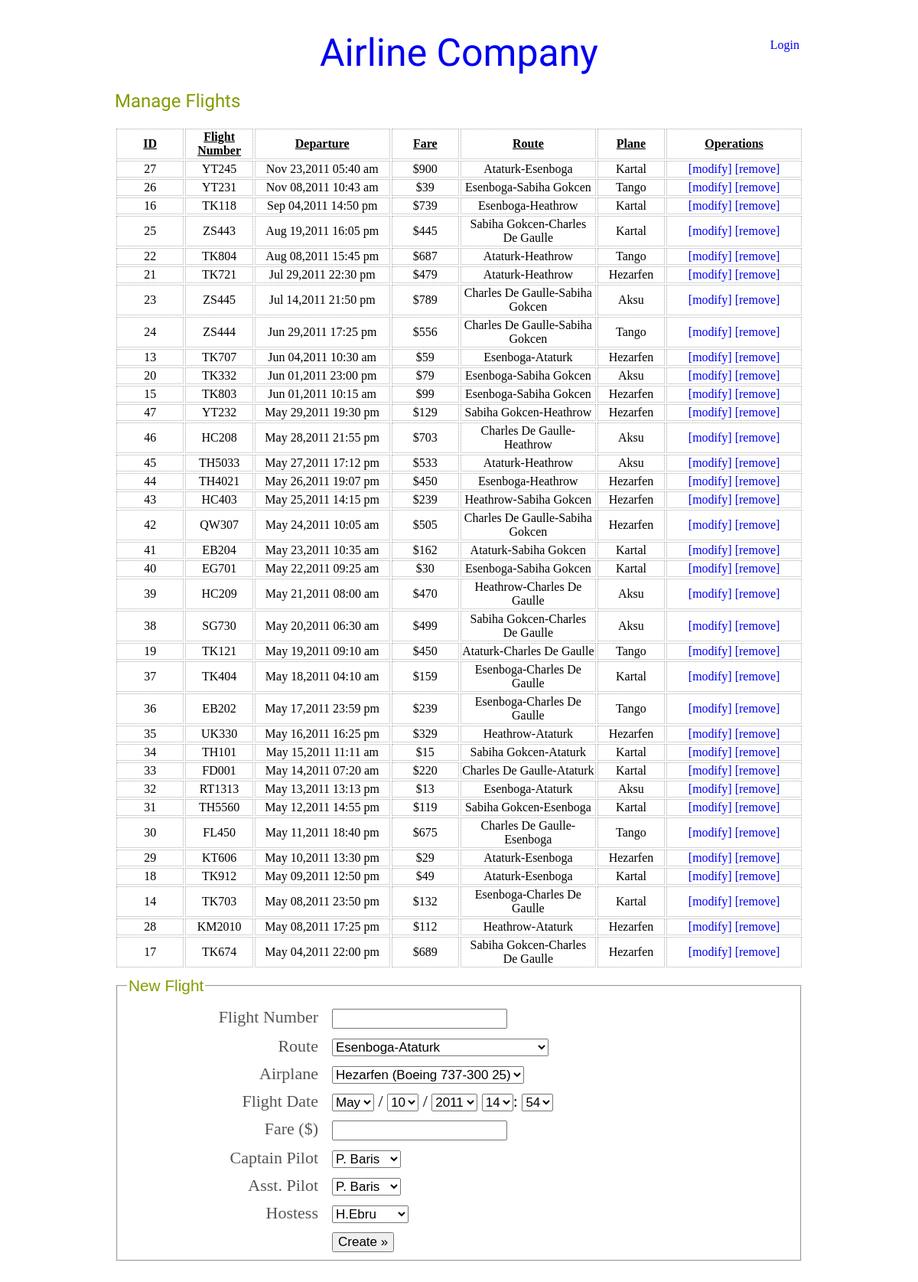
/flight.php, run on the app's committed database.
### tables this page shows
CREATE TABLE `flight` (
  `id` int(11) NOT NULL AUTO_INCREMENT,
  `flight_number` varchar(10) NOT NULL,
  `departure_date` datetime NOT NULL,
  `fare` float DEFAULT '0',
  `route` int(11) NOT NULL,
  `plane` int(11) NOT NULL,
  PRIMARY KEY (`id`),
  KEY `route` (`route`),
  KEY `plane` (`plane`),
  CONSTRAINT `flight_ibfk_1` FOREIGN KEY (`route`) REFERENCES `route` (`id`) ON DELETE CASCADE,
  CONSTRAINT `flight_ibfk_2` FOREIGN KEY (`plane`) REFERENCES `plane` (`id`) ON DELETE CASCADE
);

CREATE TABLE `plane` (
  `id` int(11) NOT NULL AUTO_INCREMENT,
  `name` varchar(100) DEFAULT NULL,
  `capacity` int(11) NOT NULL,
  `model` varchar(100) DEFAULT NULL,
  PRIMARY KEY (`id`)
);

### flight.php (called while the page is built, shortened)
<?php
require_once 'inc.php';
require_once 'view_top.php';
$routes = array();
$sql = "SELECT * FROM route_listing";
$results_query = mysql_query($sql, $mysql) or die(mysql_error());
while ($row = mysql_fetch_assoc($results_query)) {
	$routes[] = $row;
}
$pilots = array();
$sql = "SELECT * FROM flight_staff where type='PILOT'";
$results_query = mysql_query($sql, $mysql) or die(mysql_error());
while ($row = mysql_fetch_assoc($results_query)) $pilots[] = $row;
$hostess = array();
$sql = "SELECT * FROM flight_staff where type='HOSTESS'";
$results_query = mysql_query($sql, $mysql) or die(mysql_error());
while ($row = mysql_fetch_assoc($results_query)) $hostess[] = $row;
$planes = array();
$sql = "SELECT * FROM plane";
$results_query = mysql_query($sql, $mysql) or die(mysql_error());
while ($row = mysql_fetch_assoc($results_query)) $planes[] = $row;
$flights = array();
$sql = "SELECT f.id, f.flight_number, f.departure_date,f.fare, f.route, f.plane, r.route_name, p.name as plane_name, a.staff_id as asst, c.staff_id as cpt, h.staff_id as host FROM flight f, route_listing r, plane p, flight_crew c, flight_crew a, flight_crew h WHERE r.id=f.route AND p.id=f.plane AND a.role='ASST' and a.flight_id=f.id AND c.role='CPT' and c.flight_id=f.id AND h.role='HOST' and h.flight_id=f.id ORDER BY departure_date DESC";
$results_query = mysql_query($sql, $mysql) or die(mysql_error());
while ($row = mysql_fetch_assoc($results_query)) $flights[] = $row;
require 'view_flight.php';
require_once 'view_bottom.php';

### view_flight.php (the view, shortened to what this page needs)
<h2>Manage Flights</h2>
<table class='data'>
	<tr class='legend'>
		<td width='10%'>ID</td>
		<td width='10%'>Flight Number</td>
		<td width='20%'>Departure</td>
		<td width='10%'>Fare</td>
		<td width='20%'>Route</td>
		<td width='10%'>Plane</td>
		<td width='20%'>Operations</td>
	</tr>
<?php
foreach($flights as $result){?>
	<tr>
		<td width='10%'><?=$result['id']?></td>
		<td width='10%'><?=$result['flight_number']?></td>
		<td width='20%'><?=date("M d,Y H:i a", strtotime($result['departure_date']))?></td>
		<td width='10%'>$<?=number_format($result['fare'])?></td>
		<td width='20%'><?=$result['route_name']?></td>
		<td width='10%'><?=$result['plane_name']?></td>
		<td width='20%'>
			<a href='javascript://'
			onclick="edit('<?=$result['id']?>',
			'<?=$result['flight_number']?>',
			'<?=$result['fare']?>',
			'<?=date("Y", strtotime($result['departure_date']))?>',
			'<?=intval(date("m", strtotime($result['departure_date'])))?>',
			'<?=intval(date("d", strtotime($result['departure_date'])))?>',
			'<?=intval(date("H", strtotime($result['departure_date'])))?>',
			'<?=intval(date("i", strtotime($result['departure_date'])))?>',
			'<?=$result['route']?>',
			'<?=$result['plane']?>',
			'<?=$result['cpt']?>',
			'<?=$result['asst']?>',
			'<?=$result['host']?>'
			);">[modify]</a>
			<a href='?action=delete&id=<?=$result['id']?>'>[remove]</a>
		</td>
	</tr>
<?php }?>
</table>
<div id='create'>
	<form method='post' action='?action=new' onsubmit='return add_check();'>
		<fieldset>
			<legend>New Flight</legend>
			<div class='line'>
				<div class='label'>Flight Number</div>
				<div class='field'>
					<input type='text' name='number' id='add_number' value=''/>
				</div>
			</div>
			<div class='line'>
				<div class='label'>Route</div>
				<div class='field'>
					<select name='route' id='add_route'>
						<?php foreach($routes as $route){?>
							<option value='<?=$route['id']?>'><?=$route['route_name']?></option>
						<?php }?>
					</select>
				</div>
			</div>
			<div class='line'>
				<div class='label'>Airplane</div>
				<div class='field'>
					<select name='plane' id='add_plane'>
						<?php foreach($planes as $plane){?>
							<option value='<?=$plane['id']?>'><?=$plane['name']?> (<?=$plane['model']?> <?=$plane['capacity']?>)</option>
						<?php }?>
					</select>
				</div>
			</div>
			<div class='line'>
				<div class='label'>Flight Date </div>
				<div class='field'>
					<select name='month' id='add_month'>
					<?php for($i=1;$i<=12;$i++){
						echo "<option ";
						if(intval(date("m")==$i)) echo "selected='selected' ";
						echo "value='$i'>".date("M", mktime(0,0,0,$i))."</option>\n";}?>
					</select> /
					<select name='day' id='add_day'>
					<?php for($i=1;$i<=31;$i++){
						echo "<option ";
						if(intval(date("d"))==$i) echo "selected='selected' ";
						echo "value='$i'>$i</option>\n";}?>
					</select> /
					<select name='year' id='add_year'>
					<?php for($i=intval(date("Y"));$i<2020;$i++){
						echo "<option ";
						if(intval(date("Y"))==$i) echo "selected='selected' ";
						echo "value='$i'>$i</option>\n";}?>
					</select>
					<select name='hour' id='add_hour'>
					<?php for($i=0;$i<24;$i++){
						echo "<option ";
						if(intval(date("H"))==$i) echo "selected='selected' ";
						echo "value='$i'>$i</option>\n";}?>
					</select>:
					<select name='minute' id='add_minute'>
					<?php for($i=0;$i<60;$i++){
						echo "<option ";
						if(intval(date("i"))==$i) echo "selected='selected' ";
						echo "value='$i'>$i</option>\n";}?>
					</select>
				</div>
			</div>
			<div class='line'>
				<div class='label'>Fare ($)</div>
				<div class='field'>
					<input type='text' name='fare' id='add_fare' value=''/>
				</div>
			</div>
			<div class='line'>
				<div class='label'>Captain Pilot</div>
				<div class='field'>
					<select name='cpt' id='add_cpt'>
						<?php foreach($pilots as $pilot){?>
							<option value='<?=$pilot['id']?>'><?=$pilot['name']?></option>
						<?php }?>
					</select>
				</div>
			</div>
			<div class='line'>
				<div class='label'>Asst. Pilot</div>
				<div class='field'>
					<select name='asst' id='add_asst'>
						<?php foreach($pilots as $pilot){?>
							<option value='<?=$pilot['id']?>'><?=$pilot['name']?></option>
						<?php }?>
					</select>
				</div>
			</div>
			<div class='line'>
				<div class='label'>Hostess</div>
				<div class='field'>
					<select name='host' id='add_host'>
						<?php foreach($hostess as $h){?>
							<option value='<?=$h['id']?>'><?=$h['name']?></option>
						<?php }?>
					</select>
				</div>
			</div>
			<div class='line'>
				<div class='label'>&nbsp;</div>
				<div class='field'><input type='submit' value='Create &raquo;'/></div>
			</div>
		</fieldset>
	</form>
</div>

### style.css (style rules this page uses)
html, body { overflow-y: scroll; overflow: -moz-scrollbars-vertical; }
body { margin: 0; font: 16px normal 'Ubuntu', Helvetica, Arial, sans-serif, serif; }
h1, h2,h3,h4,h5 { font-family: 'Philosopher', arial, serif; color: #829C00; font-weight: normal; }
a { text-decoration:none; }
fieldset legend { font-family: Georgia, Arial, sans-serif,serif; font-size: 130%; color: #829C00; }
div.line { width:100%; clear:both; padding: 10px 0; }
div.label { width: 250px; text-align: right; font-size: 22px; padding-right: 10px; float:left; color: #555; }
div.field { font-size: 22px; width: 600px; float:right; }
input, select { font-size: 17px; }
a { padding: 5px; }
table.data { width: 100%; margin:10px auto; border: 0px; }
table.data td { border: 1px dotted #aaa; text-align: center; }
table.data tr.legend td { text-align:center; text-decoration:underline; font-weight:bold; }
table a { margin:0; padding:0; }

### data on the page
flight: id "27", flight_number "YT245", departure_date "Nov 23,2011 05:40 am", fare "900", route_name "Ataturk-Esenboga", plane.name "Kartal"
flight: id "26", flight_number "YT231", departure_date "Nov 08,2011 10:43 am", fare "39", route_name "Esenboga-Sabiha Gokcen", plane.name "Tango"
flight: id "16", flight_number "TK118", departure_date "Sep 04,2011 14:50 pm", fare "739", route_name "Esenboga-Heathrow", plane.name "Kartal"
flight: id "25", flight_number "ZS443", departure_date "Aug 19,2011 16:05 pm", fare "445", route_name "Sabiha Gokcen-Charles De Gaulle", plane.name "Kartal"
flight: id "22", flight_number "TK804", departure_date "Aug 08,2011 15:45 pm", fare "687", route_name "Ataturk-Heathrow", plane.name "Tango"
flight: id "21", flight_number "TK721", departure_date "Jul 29,2011 22:30 pm", fare "479", route_name "Ataturk-Heathrow", plane.name "Hezarfen"
flight: id "23", flight_number "ZS445", departure_date "Jul 14,2011 21:50 pm", fare "789", route_name "Charles De Gaulle-Sabiha Gokcen", plane.name "Aksu"
flight: id "24", flight_number "ZS444", departure_date "Jun 29,2011 17:25 pm", fare "556", route_name "Charles De Gaulle-Sabiha Gokcen", plane.name "Tango"
flight: id "13", flight_number "TK707", departure_date "Jun 04,2011 10:30 am", fare "59", route_name "Esenboga-Ataturk", plane.name "Hezarfen"
flight: id "20", flight_number "TK332", departure_date "Jun 01,2011 23:00 pm", fare "79", route_name "Esenboga-Sabiha Gokcen", plane.name "Aksu"
flight: id "15", flight_number "TK803", departure_date "Jun 01,2011 10:15 am", fare "99", route_name "Esenboga-Sabiha Gokcen", plane.name "Hezarfen"
flight: id "47", flight_number "YT232", departure_date "May 29,2011 19:30 pm", fare "129", route_name "Sabiha Gokcen-Heathrow", plane.name "Hezarfen"
flight: id "46", flight_number "HC208", departure_date "May 28,2011 21:55 pm", fare "703", route_name "Charles De Gaulle-Heathrow", plane.name "Aksu"
flight: id "45", flight_number "TH5033", departure_date "May 27,2011 17:12 pm", fare "533", route_name "Ataturk-Heathrow", plane.name "Aksu"
flight: id "44", flight_number "TH4021", departure_date "May 26,2011 19:07 pm", fare "450", route_name "Esenboga-Heathrow", plane.name "Hezarfen"
flight: id "43", flight_number "HC403", departure_date "May 25,2011 14:15 pm", fare "239", route_name "Heathrow-Sabiha Gokcen", plane.name "Hezarfen"
flight: id "42", flight_number "QW307", departure_date "May 24,2011 10:05 am", fare "505", route_name "Charles De Gaulle-Sabiha Gokcen", plane.name "Hezarfen"
flight: id "41", flight_number "EB204", departure_date "May 23,2011 10:35 am", fare "162", route_name "Ataturk-Sabiha Gokcen", plane.name "Kartal"
flight: id "40", flight_number "EG701", departure_date "May 22,2011 09:25 am", fare "30", route_name "Esenboga-Sabiha Gokcen", plane.name "Kartal"
flight: id "39", flight_number "HC209", departure_date "May 21,2011 08:00 am", fare "470", route_name "Heathrow-Charles De Gaulle", plane.name "Aksu"
flight: id "38", flight_number "SG730", departure_date "May 20,2011 06:30 am", fare "499", route_name "Sabiha Gokcen-Charles De Gaulle", plane.name "Aksu"
flight: id "19", flight_number "TK121", departure_date "May 19,2011 09:10 am", fare "450", route_name "Ataturk-Charles De Gaulle", plane.name "Tango"
flight: id "37", flight_number "TK404", departure_date "May 18,2011 04:10 am", fare "159", route_name "Esenboga-Charles De Gaulle", plane.name "Kartal"
flight: id "36", flight_number "EB202", departure_date "May 17,2011 23:59 pm", fare "239", route_name "Esenboga-Charles De Gaulle", plane.name "Tango"
flight: id "35", flight_number "UK330", departure_date "May 16,2011 16:25 pm", fare "329", route_name "Heathrow-Ataturk", plane.name "Hezarfen"
flight: id "34", flight_number "TH101", departure_date "May 15,2011 11:11 am", fare "15", route_name "Sabiha Gokcen-Ataturk", plane.name "Kartal"
flight: id "33", flight_number "FD001", departure_date "May 14,2011 07:20 am", fare "220", route_name "Charles De Gaulle-Ataturk", plane.name "Kartal"
flight: id "32", flight_number "RT1313", departure_date "May 13,2011 13:13 pm", fare "13", route_name "Esenboga-Ataturk", plane.name "Aksu"
flight: id "31", flight_number "TH5560", departure_date "May 12,2011 14:55 pm", fare "119", route_name "Sabiha Gokcen-Esenboga", plane.name "Kartal"
flight: id "30", flight_number "FL450", departure_date "May 11,2011 18:40 pm", fare "675", route_name "Charles De Gaulle-Esenboga", plane.name "Tango"
flight: id "29", flight_number "KT606", departure_date "May 10,2011 13:30 pm", fare "29", route_name "Ataturk-Esenboga", plane.name "Hezarfen"
flight: id "18", flight_number "TK912", departure_date "May 09,2011 12:50 pm", fare "49", route_name "Ataturk-Esenboga", plane.name "Kartal"
flight: id "14", flight_number "TK703", departure_date "May 08,2011 23:50 pm", fare "132", route_name "Esenboga-Charles De Gaulle", plane.name "Kartal"
flight: id "28", flight_number "KM2010", departure_date "May 08,2011 17:25 pm", fare "112", route_name "Heathrow-Ataturk", plane.name "Hezarfen"
flight: id "17", flight_number "TK674", departure_date "May 04,2011 22:00 pm", fare "689", route_name "Sabiha Gokcen-Charles De Gaulle", plane.name "Hezarfen"

### other printed values
form field route "Esenboga-Ataturk"
form field plane "Hezarfen (Boeing 737-300 25)"
form field month "May"
form field day "10"
form field year "2011"
form field hour "14"
form field minute "54"
form field cpt "P. Baris"
form field asst "P. Baris"
form field host "H.Ebru"
